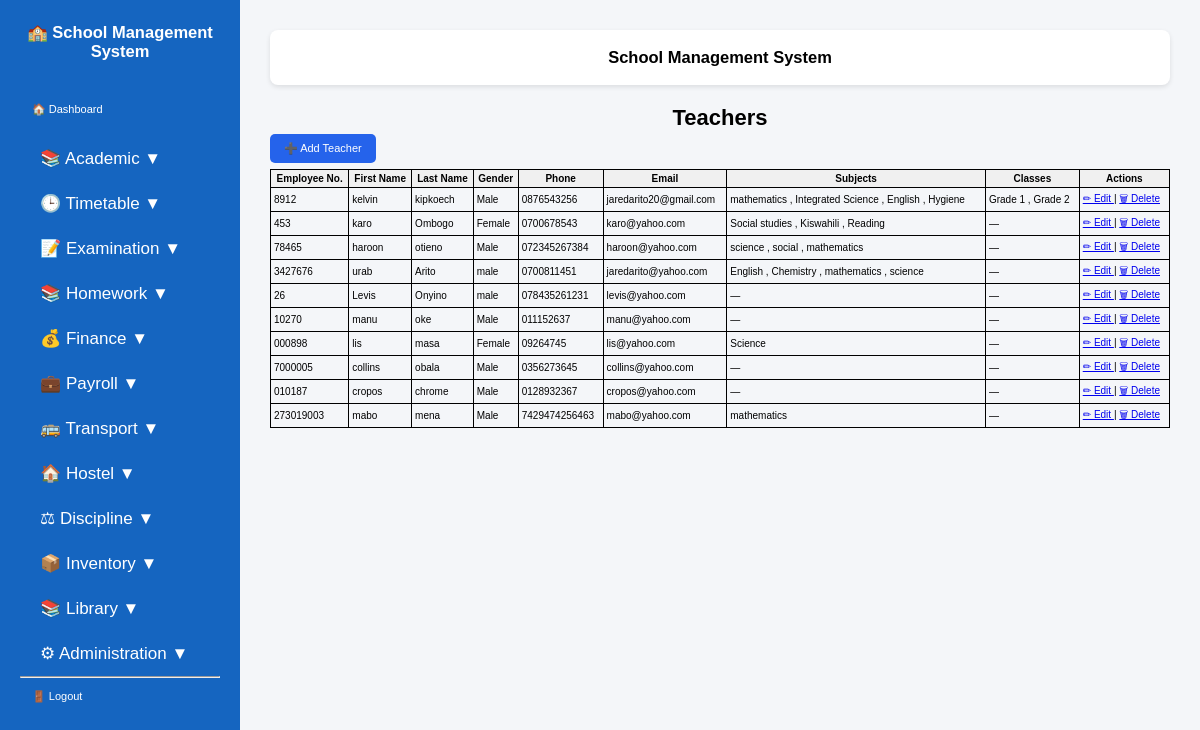
Page /teachers/ (signed in) on the committed database.
### students/models.py (models this page shows, shortened)
class Teacher(models.Model):
    user = models.OneToOneField(
        User,
        on_delete=models.CASCADE,
        null=True,
        blank=True,
        related_name="teacher_profile",
    )
    school = models.ForeignKey(
        SchoolProfile,
        on_delete=models.CASCADE,
        null=True,
        blank=True,
        related_name="teachers",
    )
    employee_number = models.CharField(max_length=20, unique=True)
    first_name = models.CharField(max_length=100)
    last_name = models.CharField(max_length=100)
    gender = models.CharField(max_length=10)
    phone = models.CharField(max_length=20)
    email = models.EmailField(blank=True)

class Subject(models.Model):
    name = models.CharField(max_length=100)
    code = models.CharField(max_length=20, unique=True)
    school = models.ForeignKey(
        SchoolProfile,
        on_delete=models.CASCADE,
        null=True,
        blank=True,
        related_name="subjects",
    )
    school_class = models.ForeignKey(
        SchoolClass,
        on_delete=models.CASCADE,
        related_name="subjects",
        null=True,
        blank=True,
    )
    teacher = models.ForeignKey(
        Teacher,
        on_delete=models.SET_NULL,
        null=True,
        blank=True,
        related_name="subjects",
    )

class SchoolClass(models.Model):
    name = models.CharField(max_length=50)
    school = models.ForeignKey(
        SchoolProfile,
        on_delete=models.CASCADE,
        related_name="classes",
    )
    class_teacher = models.ForeignKey(
        Teacher,
        on_delete=models.SET_NULL,
        null=True,
        blank=True,
        related_name="class_teacher_for",
    )
    class Meta:
        constraints = [
            models.UniqueConstraint(
                fields=["school", "name"],
                name="unique_class_per_school",
            )
        ]

### students/view_modules/academic.py (the view, shortened to what this page needs)
# urls.py: path('teachers/', views.teacher_list, name='teacher_list'),
@login_required
@admin_or_bursar
def teacher_list(request):
    if request.user.is_superuser:
        teachers = Teacher.objects.select_related(
            "school"
        ).prefetch_related(
            "subjects",
            "subjects__school_class",
        ).all()
    return render(
        request,
        "students/teacher_list.html",
        {
            "teachers": teachers,
        },
    )

### students/templatetags/group_tags.py (called while the page is built)
@register.filter
def has_group(user, group_name):
    return user.groups.filter(name=group_name).exists()

### templates/students/teacher_list.html
{% extends "base.html" %}
{% block content %}
<div class="page-header">
    <h1>Teachers</h1>
    <a href="{% url 'add_teacher' %}" class="btn">
        ➕ Add Teacher
    </a>
</div>
<table>
    <thead>
        <tr>
            <th>Employee No.</th>
            <th>First Name</th>
            <th>Last Name</th>
            <th>Gender</th>
            <th>Phone</th>
            <th>Email</th>
            <th>Subjects</th>
            <th>Classes</th>
            <th>Actions</th>
        </tr>
    </thead>
    <tbody>
        {% for teacher in teachers %}
        <tr>
            <td>{{ teacher.employee_number }}</td>
            <td>{{ teacher.first_name }}</td>
            <td>{{ teacher.last_name }}</td>
            <td>{{ teacher.gender }}</td>
            <td>{{ teacher.phone }}</td>
            <td>{{ teacher.email }}</td>
            <td>
                {% for subject in teacher.subjects.all %}
                    {{ subject.name }}
                    {% if not forloop.last %}, {% endif %}
                {% empty %}
                    —
                {% endfor %}
            </td>
            <td>
                {% for school_class in teacher.class_teacher_for.all %}
                    {{ school_class.name }}
                    {% if not forloop.last %}, {% endif %}
                {% empty %}
                    —
                {% endfor %}
            </td>
            <td>
                <a href="{% url 'edit_teacher' teacher.id %}">
                    ✏ Edit
                </a>
                |
                <a href="{% url 'delete_teacher' teacher.id %}">
                    🗑 Delete
                </a>
            </td>
        </tr>
        {% empty %}
        <tr>
            <td colspan="9">
                No teachers found.
            </td>
        </tr>
        {% endfor %}
    </tbody>
</table>
{% endblock %}

### static/css/styles.css (style rules this page uses)
* { margin:0; padding:0; box-sizing:border-box; font-family:Arial, sans-serif; }
body { display:flex; background:#f4f6f9; }
.btn { display:inline-block; background:#2563eb; color:white; padding:8px 14px; border-radius:5px; text-decoration:none; }
body { font-family: Arial, sans-serif; font-size: 11px; margin: 0; padding: 0; color: #000; }
h1, h2, h3, h4 { margin: 3px 0; text-align: center; }
table { width: 100%; border-collapse: collapse; margin-top: 6px; }
th, td { border: 1px solid #000; padding: 3px; font-size: 10px; }
th { background: #f0f0f0; }

### rows in the picture
Teacher: employee_number "8912", first_name "kelvin", last_name "kipkoech", gender "Male", phone "0876543256", email "jaredarito20@gmail.com"
Subject: name "mathematics"
Subject: name "Integrated Science"
Subject: name "English"
Subject: name "Hygiene"
SchoolClass: name "Grade 1"
SchoolClass: name "Grade 2"
Teacher: employee_number "453", first_name "karo", last_name "Ombogo", gender "Female", phone "0700678543", email "karo@yahoo.com"
Subject: name "Social studies"
Subject: name "Kiswahili"
Subject: name "Reading"
Teacher: employee_number "78465", first_name "haroon", last_name "otieno", gender "Male", phone "072345267384", email "haroon@yahoo.com"
Subject: name "science"
Subject: name "social"
Subject: name "mathematics"
Teacher: employee_number "3427676", first_name "urab", last_name "Arito", gender "male", phone "0700811451", email "jaredarito@yahoo.com"
Subject: name "English"
Subject: name "Chemistry"
Subject: name "mathematics"
Subject: name "science"
Teacher: employee_number "26", first_name "Levis", last_name "Onyino", gender "male", phone "078435261231", email "levis@yahoo.com"
Teacher: employee_number "10270", first_name "manu", last_name "oke", gender "Male", phone "011152637", email "manu@yahoo.com"
Teacher: employee_number "000898", first_name "lis", last_name "masa", gender "Female", phone "09264745", email "lis@yahoo.com"
Subject: name "Science"
Teacher: employee_number "7000005", first_name "collins", last_name "obala", gender "Male", phone "0356273645", email "collins@yahoo.com"
Teacher: employee_number "010187", first_name "cropos", last_name "chrome", gender "Male", phone "0128932367", email "cropos@yahoo.com"
Teacher: employee_number "273019003", first_name "mabo", last_name "mena", gender "Male", phone "7429474256463", email "mabo@yahoo.com"
Subject: name "mathematics"
